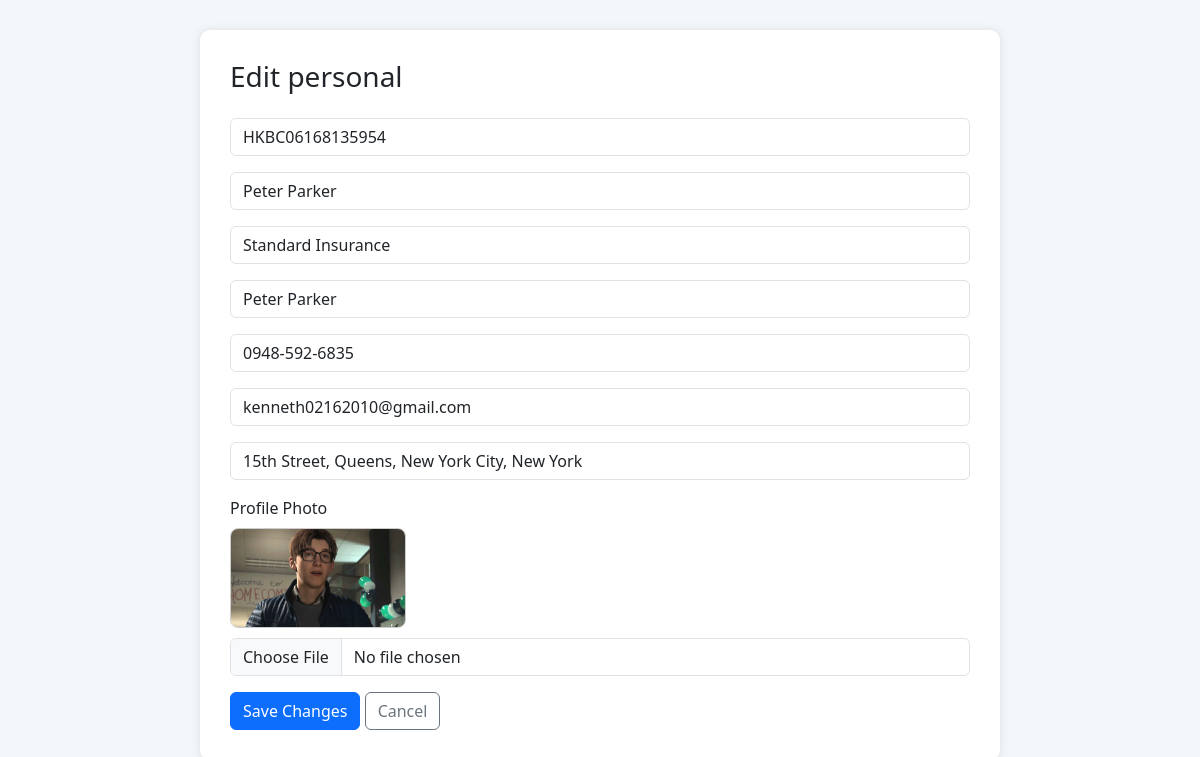
/edit_personal.php?id=5, run on the app's committed database.
### tables this page shows
CREATE TABLE `cliente` (
  `id` int(11) NOT NULL AUTO_INCREMENT,
  `policy_number` varchar(255) DEFAULT NULL,
  `name` varchar(255) DEFAULT NULL,
  `provider` varchar(255) DEFAULT NULL,
  `facebook` varchar(255) DEFAULT NULL,
  `contact_number` varchar(255) DEFAULT NULL,
  `email` varchar(255) DEFAULT NULL,
  `address` varchar(255) DEFAULT NULL,
  `start_date` varchar(255) DEFAULT NULL,
  `end_date` varchar(255) DEFAULT NULL,
  `vehicle_unit` varchar(100) DEFAULT NULL,
  `chasis_no` varchar(100) DEFAULT NULL,
  `motor_no` varchar(100) DEFAULT NULL,
  `plate_no` varchar(50) DEFAULT NULL,
  `vehicle_color` varchar(255) DEFAULT NULL,
  `amount_insured` decimal(15,2) DEFAULT NULL,
  `bipd` decimal(10,2) DEFAULT NULL,
  `pa` decimal(10,2) DEFAULT NULL,
  `aon` decimal(10,2) DEFAULT NULL,
  `net_remitting` decimal(10,2) DEFAULT NULL,
  `hkbc_net` decimal(10,2) DEFAULT NULL,
  `mark_up` decimal(10,2) DEFAULT NULL,
  `late_charges` decimal(10,2) DEFAULT NULL,
  `cancelled_income` decimal(10,2) DEFAULT NULL,
  `reinstatement_fee` decimal(10,2) DEFAULT NULL,
  `make_up_agent` decimal(10,2) DEFAULT NULL,
  `comission` decimal(10,2) DEFAULT NULL,
  `source` varchar(255) DEFAULT NULL,
  `mortgage` varchar(255) DEFAULT NULL,
  `status` varchar(255) DEFAULT NULL,
  `or_number` decimal(10,2) DEFAULT NULL,
  `payment_1` decimal(10,2) DEFAULT NULL,
  `payment_2` decimal(10,2) DEFAULT NULL,
  `payment_3` decimal(10,2) DEFAULT NULL,
  `payment_4` decimal(10,2) DEFAULT NULL,
  `payment_5` decimal(10,2) DEFAULT NULL,
  `payment_6` decimal(10,2) DEFAULT NULL,
  `payment_status` varchar(100) DEFAULT NULL,
  `date_remittance` date DEFAULT NULL,
  `ctpl` varchar(100) DEFAULT NULL,
  `bank_status` varchar(100) DEFAULT NULL,
  `remarks` text DEFAULT NULL,
  `photo` varchar(255) DEFAULT NULL,
  `old_id` int(11) DEFAULT NULL,
  `created_at` datetime DEFAULT current_timestamp(),
  `is_active` tinyint(1) NOT NULL DEFAULT 1,
  PRIMARY KEY (`id`),
  UNIQUE KEY `email` (`email`)
);

### edit_personal.php (the view, shortened to what this page needs)
<?php
$servername   = "localhost";
$username     = "root";
$password     = "";
$database     = "u755652361_thesis";
$conn = new mysqli($servername, $username, $password, $database);
function getClient($conn, $id) {
    $stmt = $conn->prepare("SELECT * FROM cliente WHERE id = ?");
    $stmt->bind_param("i", $id);
    $stmt->execute();
    return $stmt->get_result()->fetch_assoc();
}
$section = basename(__FILE__, ".php");
$id = $_GET['id'] ?? null;
$client = getClient($conn, $id);
?>
<!DOCTYPE html>
<html lang="en">
<head>
    <link rel="stylesheet" href="https://cdn.jsdelivr.net/npm/bootstrap@5.3.3/dist/css/bootstrap.min.css">
</head>
<body>
<div class="form-card">
    <h3 class="mb-4"><?= ucfirst(str_replace("_", " ", $section)) ?></h3>
    <form method="post" enctype="multipart/form-data">
        <?php switch ($section):
            case 'edit_personal': ?>
                <input type="text" name="policy_number" value="<?= htmlspecialchars($client['policy_number']) ?>" class="form-control mb-3" placeholder="Policy Number">
                <input type="text" name="name" value="<?= htmlspecialchars($client['name']) ?>" class="form-control mb-3" placeholder="Name">
                <input type="text" name="provider" value="<?= htmlspecialchars($client['provider']) ?>" class="form-control mb-3" placeholder="Provider">
                <input type="text" name="facebook" value="<?= htmlspecialchars($client['facebook']) ?>" class="form-control mb-3" placeholder="Facebook">
                <input type="text" name="contact_number" value="<?= htmlspecialchars($client['contact_number']) ?>" class="form-control mb-3" placeholder="Contact Number">
                <input type="email" name="email" value="<?= htmlspecialchars($client['email']) ?>" class="form-control mb-3" placeholder="Email">
                <input type="text" name="address" value="<?= htmlspecialchars($client['address']) ?>" class="form-control mb-3" placeholder="Address">
                <label class="form-label">Profile Photo</label><br>
                <?php if (!empty($client['photo'])): ?>
                    <img src="profiles/<?= htmlspecialchars($client['photo']) ?>" alt="Client Photo" style="height:100px; border-radius: 8px; border: 1px solid #ccc;">
                <?php endif; ?>
                <input type="file" name="photo" class="form-control mb-3">
                <?php break;
            case 'edit_vehicle': ?>
                <?php endforeach; break;
        endswitch; ?>
        <button type="submit" class="btn btn-primary">Save Changes</button>
        <a href="view_client.php?id=<?= $id ?>" class="btn btn-outline-secondary">Cancel</a>
    </form>
</div>
</body>
</html>

### edit_personal.php (style rules this page uses)
body { background-color: #f4f7fa; padding: 30px; }
.form-card { background: white; padding: 30px; border-radius: 10px; max-width: 800px; margin: auto; box-shadow: 0 0 10px rgba(0,0,0,0.1); }
img { display: block; margin-bottom: 10px; }

### data on the page
cliente: policy_number "HKBC06168135954", name "Peter Parker", provider "Standard Insurance", facebook "Peter Parker", contact_number "0948-592-6835", email "kenneth02162010@gmail.com", address "15th Street, Queens, New York City, New York", photo (picture)

### other printed values
str_replace("_", " ", $section) "Edit personal"
